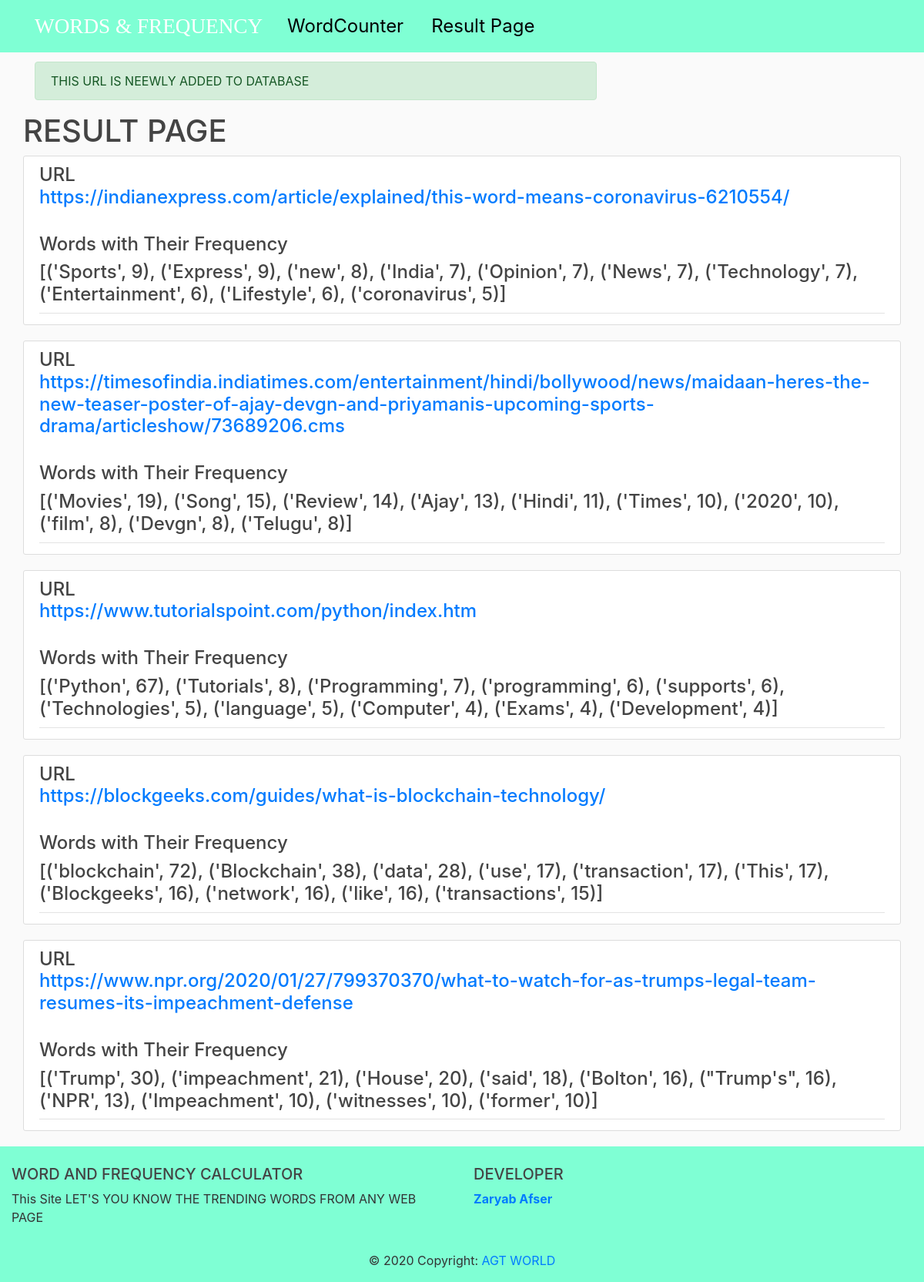
Page /result/ on the committed database.
### main/models.py (models this page shows, shortened)
class Url(models.Model):
	url=models.TextField(max_length=250)
	words = models.TextField(null=True)

### main/views.py (the view)
# urls.py: path('result/', views.result, name='result')
def result(request):
	data = Url.objects.all().order_by('-id')
	messages.success(request, f'THIS URL IS NEEWLY ADDED TO DATABASE')
	context={
		'datas':data,
	}
	return render(request,'main/result.html',context)

### main/templates/main/result.html (shortened to what this page needs)
{% load static %}
{% load crispy_forms_tags %}
<!DOCTYPE html>
<html>
<head>
    <link rel="stylesheet" href="https://maxcdn.bootstrapcdn.com/bootstrap/4.0.0/css/bootstrap.min.css">
    <link rel="stylesheet" type="text/css" href="{% static 'main/style.css' %}">
</head>
<body>
    <header class="site-header">
      <nav class="navbar navbar-expand-md navbar-dark fixed-top">
        <div class="container">
          <a class="navbar-brand mr-4" href="#">WORDS & FREQUENCY</a>
          <div class="collapse navbar-collapse" id="navbarToggle">
            <div class="navbar-nav mr-auto">
               <a class="nav-item nav-link" href="{% url 'freq' %}">WordCounter</a>
              <a class="nav-item nav-link" href="{% url 'result' %}">Result Page</a>
            </div>
          </div>
        </div>
      </nav>
    </header>
    <main role="main" class="container">
      <div class="row">
        <div class="col-md-8">
          {% if messages %}
            {% for message in messages %}
              <div class="alert alert-{{ message.tags }}">
                {{ message }}
              </div>
            {% endfor %}
          {% endif %}
        </div>
      <div class="content-section2">
      <div class="media">
        <div class="media-body">
            <div class="limiter">
    <div class="container-table100">
      <div class="wrap-table100">
        <div class="table100 ver1 m-b-110">
          <div class="table100-head">
            <h1>RESULT PAGE</h1>
              {% for data in datas %}
                    <article class="media content-section">
                      <div class="media-body">
                        <strong><h4>URL<br><a class="mr-2" href="{{ data.url }}">{{ data.url }}</a></h4></strong>
                        <br>
                        <h4>Words with Their Frequency</h4>
                        <div class="article-metadata">
                              <h4>{{ data.words }}</h4>
                          </div>
                      </div>
                    </article>
                {% endfor %}
              </div>
            </div>
          </div>
        </div>
      </div>
    </main>
<footer class="page-footer font-small blue pt-4">
  <div class="container-fluid text-center text-md-left">
    <div class="row">
      <div class="col-md-6 mt-md-0 mt-3">
        <h5 class="text-uppercase" align="text-center">WORD AND FREQUENCY CALCULATOR</h5>
        <p>This Site LET'S YOU KNOW THE TRENDING WORDS FROM ANY WEB PAGE</p>
      </div>
      <div class="col-md-3 mb-md-0 mb-3">
        <h5 class="text-uppercase">Developer</h5>
        <ul class="list-unstyled">
          <li>
            <a href="https://github.com/zaryab2000"><strong>Zaryab Afser</strong></a>
          </li>
        </ul>
      </div>
      <div class="col-md-3 mb-md-0 mb-3">
      </div>
    </div>
  </div>
  <div class="footer-copyright text-center py-3">© 2020 Copyright:
    <a href="https://www.atg.world/"> AGT WORLD</a>
  </div>
</footer>
</body>
</html>

### main/static/main/style.css (style rules this page uses)
body { background: #fafafa; color: #333333; margin-top: 5rem; }
h1, h2, h3, h4, h5, h6 { color: #444444; }
ul { margin: 0; }
.page-footer { background-color: #7FFFD4; }
.navbar-brand { font-size: 170%; margin-right:150px; font-family: fontawesome; }
.navbar-expand-md { background-color: #7FFFD4; }
.site-header .navbar-nav .nav-link { color: #000000; font-size: 150%; margin-right: 20px; }
.content-section { background: #ffffff; padding: 10px 20px; border: 1px solid #dddddd; border-radius: 3px; margin-bottom: 20px; }
.article-metadata { padding-bottom: 1px; margin-bottom: 4px; border-bottom: 1px solid #e3e3e3 }

### rows in the picture
Url: url "https://indianexpress.com/article/explained/this-word-means-coronavirus-6210554/", words "[('Sports', 9), ('Express', 9), ('new', 8), ('India', 7), ('Opinion', 7), ('News', 7), ('Technology', 7), ('Entertainment', 6), ('Lifestyle', 6), ('coronavirus', 5)]"
Url: url "https://timesofindia.indiatimes.com/entertainment/hindi/bollywood/news/maidaan-heres-the-new-teaser-poster-of-ajay-devgn-and-priyamanis-upcoming-sports-drama/articleshow/73689206.cms", words "[('Movies', 19), ('Song', 15), ('Review', 14), ('Ajay', 13), ('Hindi', 11), ('Times', 10), ('2020', 10), ('film', 8), ('Devgn', 8), ('Telugu', 8)]"
Url: url "https://www.tutorialspoint.com/python/index.htm", words "[('Python', 67), ('Tutorials', 8), ('Programming', 7), ('programming', 6), ('supports', 6), ('Technologies', 5), ('language', 5), ('Computer', 4), ('Exams', 4), ('Development', 4)]"
Url: url "https://blockgeeks.com/guides/what-is-blockchain-technology/", words "[('blockchain', 72), ('Blockchain', 38), ('data', 28), ('use', 17), ('transaction', 17), ('This', 17), ('Blockgeeks', 16), ('network', 16), ('like', 16), ('transactions', 15)]"
Url: url "https://www.npr.org/2020/01/27/799370370/what-to-watch-for-as-trumps-legal-team-resumes-its-impeachment-defense", words "[('Trump', 30), ('impeachment', 21), ('House', 20), ('said', 18), ('Bolton', 16), (\"Trump's\", 16), ('NPR', 13), ('Impeachment', 10), ('witnesses', 10), ('former', 10)]"

### other values in the picture
{{ message }} "THIS URL IS NEEWLY ADDED TO DATABASE"
